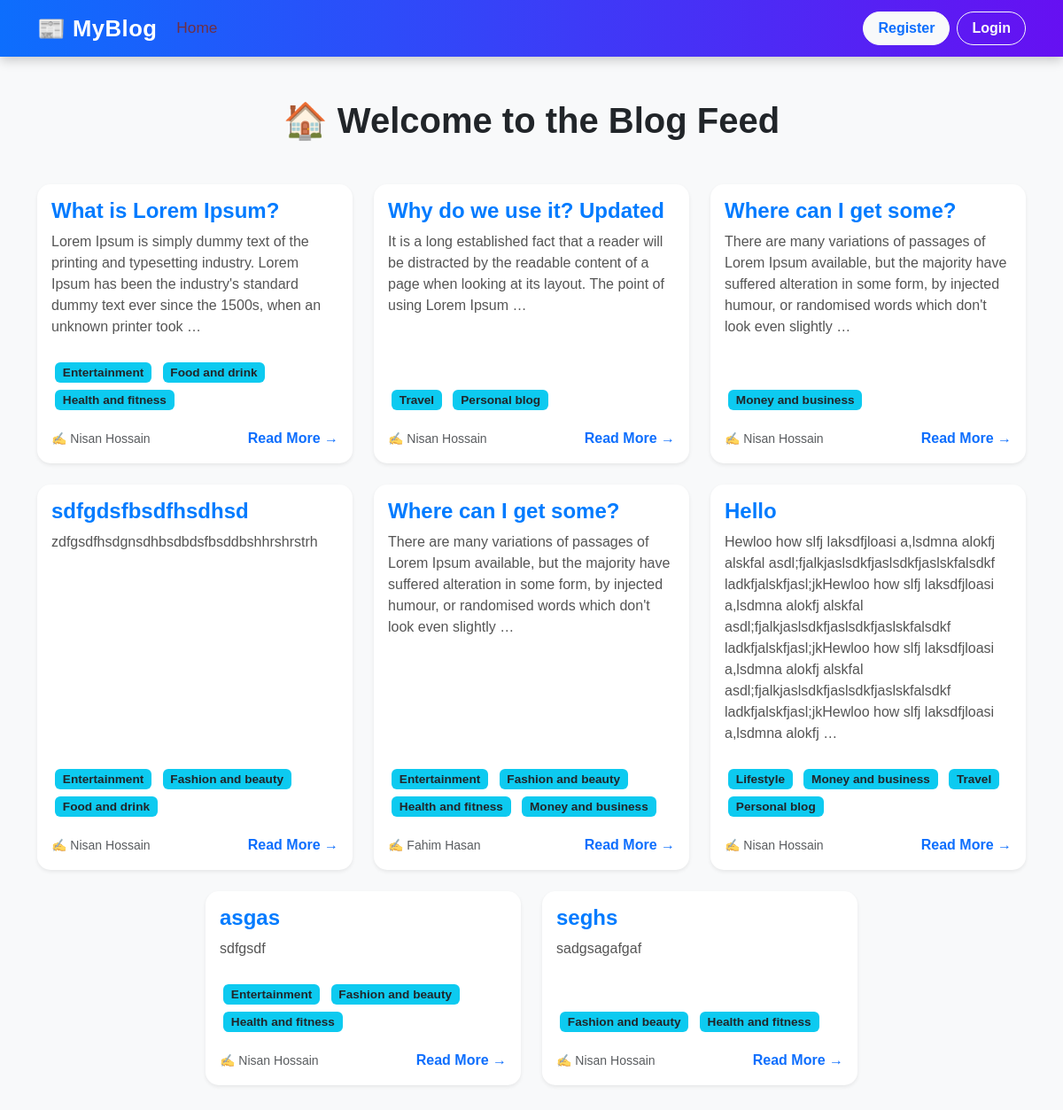
Before: / with the older database file.
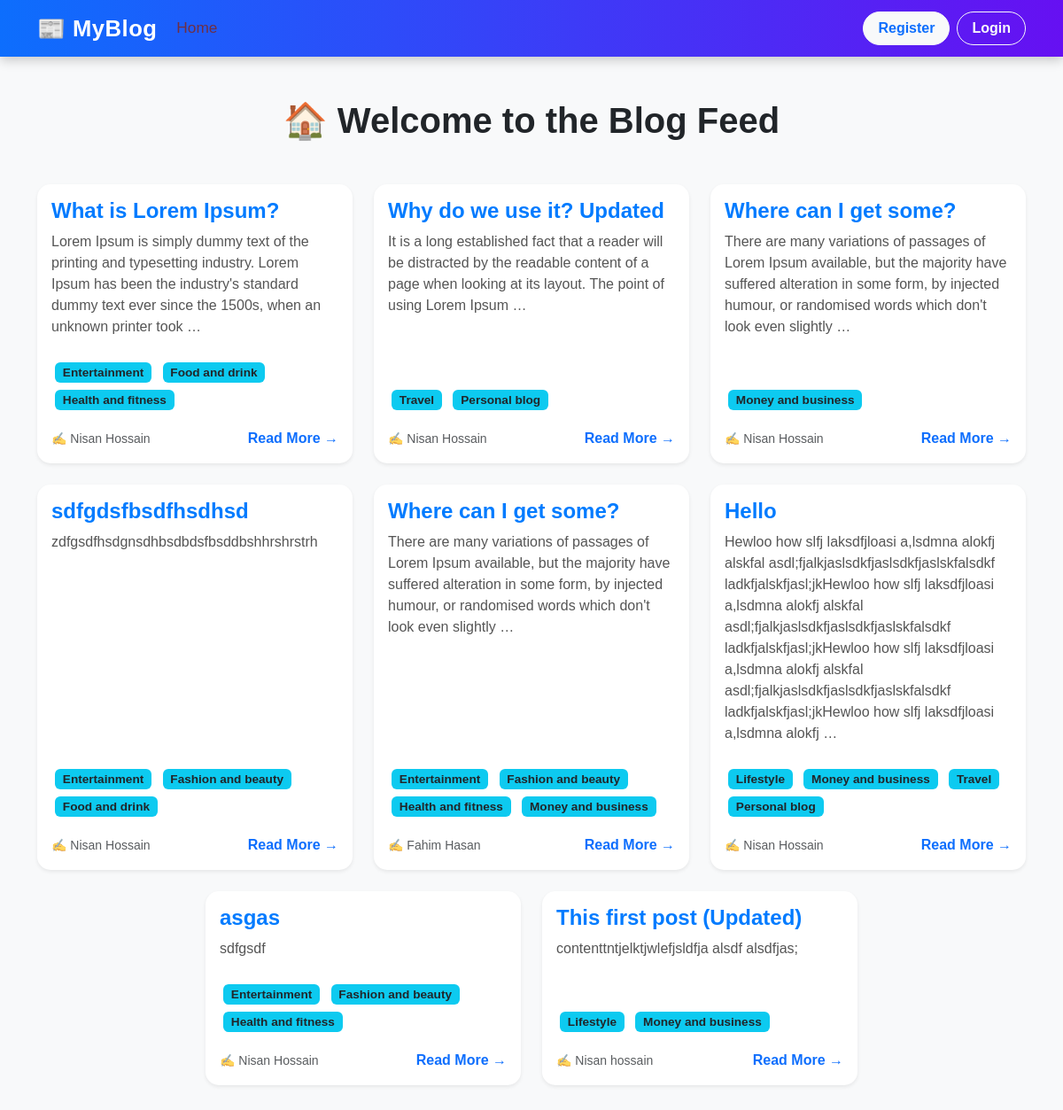
After: the same page with the newer database file.
### posts/models.py (models this page shows)
class PostModel(models.Model):
    title = models.CharField(max_length= 255)
    content = models.TextField()
    author = models.ForeignKey(User, on_delete= models.CASCADE)
    category = models.ManyToManyField(CategoryModel)
    created_at = models.DateTimeField(auto_now_add= True)
    def __str__(self):
        return self.title

### categorys/models.py (models this page shows, shortened)
class CategoryModel(models.Model):
    name = models.CharField(max_length= 100)
    slug = models.SlugField(max_length= 255, unique= True)

### core/views.py (the view)
# urls.py: path("", views.home_view, name= "home"),
def home_view(req):
    data = PostModel.objects.all()
    print(data)
    return render(req, "home.html", {"data": data})

### templates/home.html (shortened to what this page needs)
{% extends 'base.html' %} {% block content %}
<div class="container mt-5 mb-5">
  <h1 class="text-center fw-bold mb-5">🏠 Welcome to the Blog Feed</h1>
  {% if data %}
  <div class="row g-4 justify-content-center">
    {% for i in data %}
    <div class="col-md-6 col-lg-4">
      <div class="card post-card shadow-sm border-0 h-100">
        <div class="card-body d-flex flex-column">
          <h4 class="post-title mb-2">{{ i.title }}</h4>
          <p class="post-content flex-grow-1">
            {{ i.content|truncatewords:30 }}
          </p>
          <div class="mt-2 mb-3">
            {% for cat in i.category.all %}
            <span class="badge bg-info text-dark category-badge m-1"
              >{{ cat.name }}</span>
            {% empty %}
            <span class="badge bg-secondary category-badge">Uncategorized</span>
            {% endfor %}
          </div>
          <div
            class="d-flex justify-content-between align-items-center mt-auto"
          >
            <small class="text-muted"
              >✍️ {{ i.author.first_name }} {{ i.author.last_name }}</small
            >
            <a href="#" class="text-decoration-none text-primary fw-semibold"
              >Read More →</a
            >
          </div>
        </div>
      </div>
    </div>
    {% endfor %}
  </div>
  {% else %}
  <h4 class="text-center text-muted mt-5">No posts available yet 😢</h4>
  {% endif %}
</div>
{% endblock content %}

### templates/base.html (shortened to what this page needs)
<!DOCTYPE html>
<html lang="en">
  <head>
    <link
      href="https://cdn.jsdelivr.net/npm/bootstrap@5.3.3/dist/css/bootstrap.min.css"
      rel="stylesheet"
    />
  </head>
  <body>
    <nav class="navbar navbar-expand-lg">
      <div class="container">
        <a class="navbar-brand" href="/">📰 MyBlog</a>
        <div class="collapse navbar-collapse" id="navbarNav">
          <ul class="navbar-nav me-auto mb-2 mb-lg-0">
            <li class="nav-item">
              <a
                class="nav-link {% if request.path == '/' %}active{% endif %}"
                href="/"
                >Home</a
              >
            </li>
          </ul>
          {% if user.is_authenticated %}
          <a href="{% url 'profile' %}">
            <button
              type="button"
              class="btn btn-light text-primary fw-semibold"
            >
              Profile
            </button>
          </a>
          <a href="{% url 'logout' %}">
            <button type="button" class="btn btn-danger fw-semibold">
              Logout
            </button>
          </a>
          {% else %}
          <a href="{% url 'register' %}">
            <button
              type="button"
              class="btn btn-light text-primary fw-semibold"
            >
              Register
            </button>
          </a>
          <a href="{% url 'login' %}">
            <button type="button" class="btn btn-outline-light fw-semibold">
              Login
            </button>
          </a>
          {% endif %}
        </div>
      </div>
    </nav>
    {% block content %} {% endblock content %}
  </body>
</html>

### templates/base.html (style rules this page uses)
:root { --primary-color: #0d6efd; --secondary-color: #6610f2; --accent-color: #6f2f44; --light-bg: #f8f9fa; }
body { background-color: var(--light-bg); font-family: "Poppins", sans-serif; }
.navbar { background: linear-gradient( 90deg, var(--primary-color), var(--secondary-color) ); box-shadow: 0 4px 12px rgba(0, 0, 0, 0.2); }
.navbar-brand { color: #fff !important; font-weight: 700; font-size: 1.6rem; letter-spacing: 0.5px; }
.nav-link { color: #e9ecef !important; font-weight: 500; margin-right: 18px; transition: all 0.3s ease; }
.nav-link:hover, .nav-link.active { color: var(--accent-color) !important; transform: scale(1.08); }
.navbar .btn { margin-left: 8px; transition: 0.3s; border-radius: 30px; padding: 6px 16px; font-weight: 500; }

### templates/home.html (style rules this page uses)
.post-card { transition: all 0.3s ease-in-out; border-radius: 15px; }
.post-title { color: #007bff; font-weight: 600; }
.post-content { color: #555; }
.category-badge { font-size: 0.85rem; }

Changed rows visible on the page:
removed PostModel: title "seghs", content "sadgsagafgaf", author.first_name "Nisan", author.last_name "Hossain", CategoryModel (name "Fashion and beauty"), CategoryModel (name "Health and fitness")
added PostModel: title "This first post (Updated)", content "contenttntjelktjwlefjsldfja alsdf alsdfjas;", author.first_name "Nisan", author.last_name "hossain", CategoryModel (name "Lifestyle"), CategoryModel (name "Money and business")
